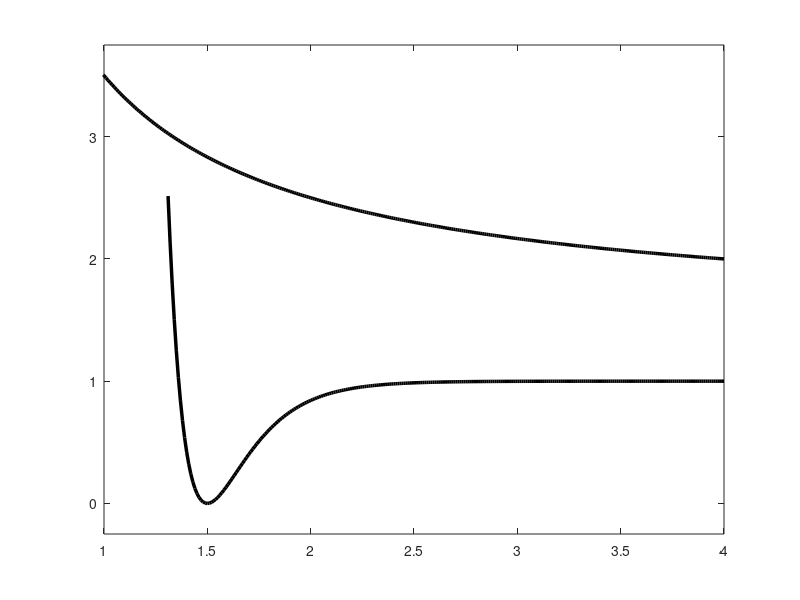

MATLAB code for this plot:
figure
x = 0:0.01:4;
V = (1-exp(-5*(x-1.5))).^2;
V(x<=1.3)=nan;
Vc = 2./x+1.5;

plot(x,V,"Color",'k',"LineWidth",2.5)
hold on
plot(x,Vc,"Color",'k',"LineWidth",2.5)
ylim([-0.25,3.75])
xlim([1,4])